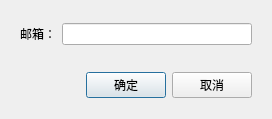
<?xml version="1.0" encoding="UTF-8"?>
<ui version="4.0">
 <class>Qt_QRegExp</class>
 <widget class="QDialog" name="Qt_QRegExp">
  <property name="geometry">
   <rect>
    <x>0</x>
    <y>0</y>
    <width>272</width>
    <height>119</height>
   </rect>
  </property>
  <property name="windowTitle">
   <string>Qt_QRegExp</string>
  </property>
  <layout class="QVBoxLayout" name="verticalLayout">
   <item>
    <widget class="QWidget" name="W_EMail" native="true">
     <layout class="QHBoxLayout" name="horizontalLayout">
      <item>
       <widget class="QLabel" name="L_EMail">
        <property name="text">
         <string>邮箱：</string>
        </property>
       </widget>
      </item>
      <item>
       <widget class="QLineEdit" name="LE_EMail"/>
      </item>
     </layout>
    </widget>
   </item>
   <item>
    <widget class="QWidget" name="W_Button" native="true">
     <layout class="QHBoxLayout" name="horizontalLayout_2">
      <item>
       <spacer name="S_Spacer">
        <property name="orientation">
         <enum>Qt::Horizontal</enum>
        </property>
        <property name="sizeHint" stdset="0">
         <size>
          <width>0</width>
          <height>20</height>
         </size>
        </property>
       </spacer>
      </item>
      <item>
       <widget class="QPushButton" name="PB_Accept">
        <property name="text">
         <string>确定</string>
        </property>
       </widget>
      </item>
      <item>
       <widget class="QPushButton" name="PB_Cancel">
        <property name="text">
         <string>取消</string>
        </property>
       </widget>
      </item>
     </layout>
    </widget>
   </item>
  </layout>
 </widget>
 <resources/>
 <connections/>
</ui>
